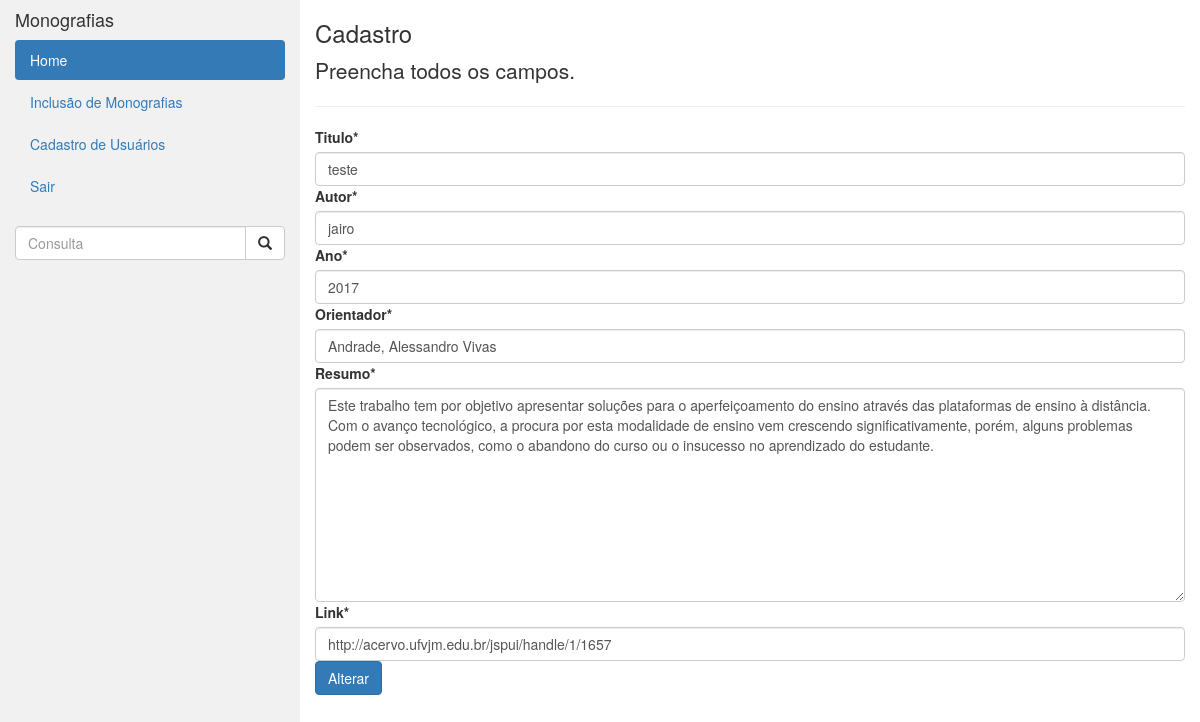
The app's page /home/editar/17 (signed in) with its own data.
### home/models.py (models this page shows, shortened)
class monografia(models.Model):
    id = models.AutoField(primary_key=True)
    titulo = models.CharField(max_length=255)
    autor = models.CharField(max_length=255)
    ano = models.CharField(max_length=255)
    orientador = models.CharField(max_length=255)
    resumo = models.TextField()
    link = models.URLField()

### home/views.py (the view)
# urls.py: path("home/editar/<int:pk>", login_required(monografiaUpdate.as_view()), name="editar"),
class monografiaUpdate(UpdateView):
    model = monografia
    group_required = u"Admin","Usuario"
    fields = ['titulo', 'autor', 'ano', 'orientador', 'resumo', 'link']
    template_name = 'home/form-edit.html'
    success_url = '/'

### home/templates/home/form-edit.html (shortened to what this page needs)
{% extends "home/index.html" %}
{% load static %}
{% load crispy_forms_tags %}
{% block content %}
<h3>Cadastro</h3>
<p class="lead">
    Preencha todos os campos.
</p>
<hr>
<form action="" method="POST">
    {{ form|crispy }}
    <button type="submit" class="btn btn-primary">Alterar</button>
</form>
{% endblock%}

### home/templates/home/index.html (style rules this page uses)
label { width: 100px; }

### records on screen
monografia: titulo "teste", autor "jairo", ano "2017", orientador "Andrade, Alessandro Vivas", resumo "Este trabalho tem por objetivo apresentar soluções para o aperfeiçoamento do ensino através das plataformas de ensino à distância. Com o avanço tecnológico, a procura por esta modalidade de ensino vem crescendo significativamente, porém, alguns problemas podem ser observados, como o abandono do curso ou o insucesso no aprendizado do estudante.", link "http://acervo.ufvjm.edu.br/jspui/handle/1/1657"
